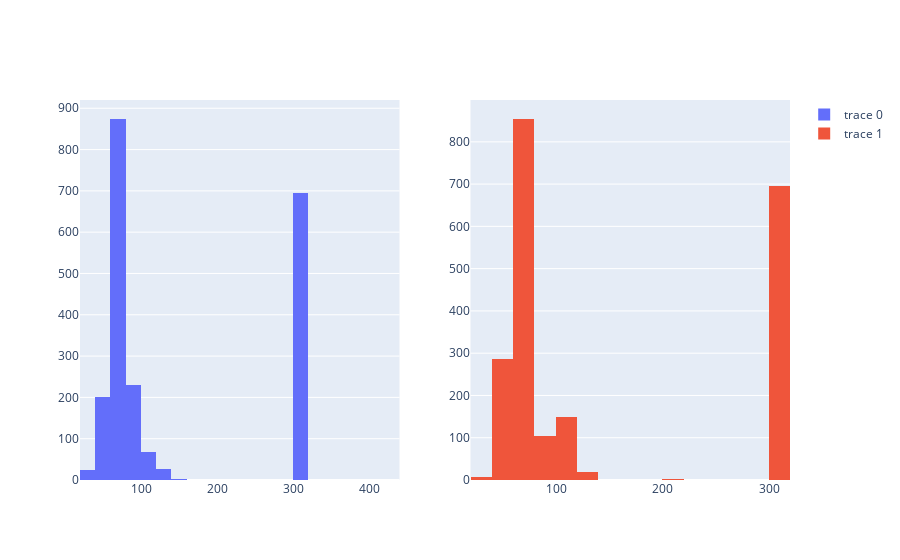

Notebook code cell kept with this figure:
### Code cell
df = pd.read_csv('log.csv', sep=',')
fig = make_subplots(rows=1, cols=2)
fig.add_trace(go.Histogram(x=df['u_score']), row=1, col=1)
fig.add_trace(go.Histogram(x=df['v_score']), row=1, col=2)
fig.show()

### Figure 1 — Plotly figure (JSON) as saved in the notebook; plotly's stock layout.template omitted (floating-point values rounded to 4 significant figures; data arrays with more than 128 entries replaced by an {"elided": "..."} marker saying what was removed)
{"data": [{"type": "histogram", "x": {"elided": "2122 int values"}, "xaxis": "x", "yaxis": "y"}, {"type": "histogram", "x": {"elided": "2122 int values"}, "xaxis": "x2", "yaxis": "y2"}], "layout": {"xaxis": {"anchor": "y", "domain": [0, 0.45]}, "xaxis2": {"anchor": "y2", "domain": [0.55, 1]}, "yaxis": {"anchor": "x", "domain": [0, 1]}, "yaxis2": {"anchor": "x2", "domain": [0, 1]}}}
